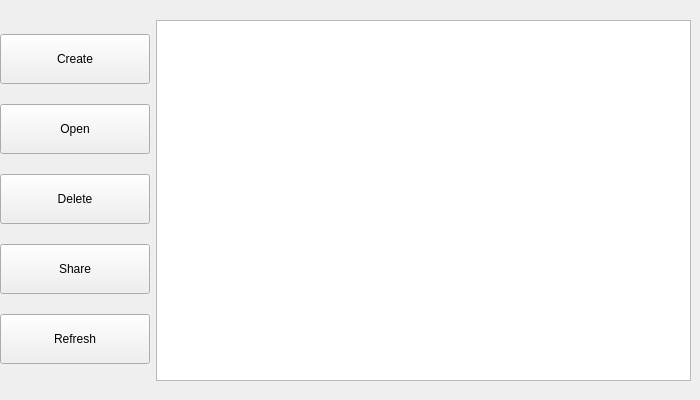
<?xml version="1.0" encoding="UTF-8"?>
<ui version="4.0">
 <class>menu</class>
 <widget class="QWidget" name="menu">
  <property name="geometry">
   <rect>
    <x>0</x>
    <y>0</y>
    <width>700</width>
    <height>400</height>
   </rect>
  </property>
  <property name="windowTitle">
   <string>Form</string>
  </property>
  <widget class="QWidget" name="layoutWidget">
   <property name="geometry">
    <rect>
     <x>0</x>
     <y>20</y>
     <width>691</width>
     <height>361</height>
    </rect>
   </property>
   <layout class="QHBoxLayout" name="horizontalLayout">
    <item>
     <layout class="QVBoxLayout" name="verticalLayout">
      <item>
       <widget class="QPushButton" name="createButton">
        <property name="sizePolicy">
         <sizepolicy hsizetype="Fixed" vsizetype="Fixed">
          <horstretch>0</horstretch>
          <verstretch>0</verstretch>
         </sizepolicy>
        </property>
        <property name="maximumSize">
         <size>
          <width>150</width>
          <height>50</height>
         </size>
        </property>
        <property name="baseSize">
         <size>
          <width>50</width>
          <height>50</height>
         </size>
        </property>
        <property name="text">
         <string>Create</string>
        </property>
       </widget>
      </item>
      <item>
       <widget class="QPushButton" name="openButton">
        <property name="sizePolicy">
         <sizepolicy hsizetype="Fixed" vsizetype="Fixed">
          <horstretch>0</horstretch>
          <verstretch>0</verstretch>
         </sizepolicy>
        </property>
        <property name="maximumSize">
         <size>
          <width>150</width>
          <height>50</height>
         </size>
        </property>
        <property name="text">
         <string>Open</string>
        </property>
       </widget>
      </item>
      <item>
       <widget class="QPushButton" name="deleteButton">
        <property name="sizePolicy">
         <sizepolicy hsizetype="Fixed" vsizetype="Fixed">
          <horstretch>0</horstretch>
          <verstretch>0</verstretch>
         </sizepolicy>
        </property>
        <property name="maximumSize">
         <size>
          <width>150</width>
          <height>50</height>
         </size>
        </property>
        <property name="text">
         <string>Delete</string>
        </property>
       </widget>
      </item>
      <item>
       <widget class="QPushButton" name="shareButton">
        <property name="sizePolicy">
         <sizepolicy hsizetype="Fixed" vsizetype="Fixed">
          <horstretch>0</horstretch>
          <verstretch>0</verstretch>
         </sizepolicy>
        </property>
        <property name="maximumSize">
         <size>
          <width>150</width>
          <height>50</height>
         </size>
        </property>
        <property name="text">
         <string>Share</string>
        </property>
       </widget>
      </item>
      <item>
       <widget class="QPushButton" name="refreshButton">
        <property name="sizePolicy">
         <sizepolicy hsizetype="Fixed" vsizetype="Fixed">
          <horstretch>0</horstretch>
          <verstretch>0</verstretch>
         </sizepolicy>
        </property>
        <property name="minimumSize">
         <size>
          <width>150</width>
          <height>50</height>
         </size>
        </property>
        <property name="maximumSize">
         <size>
          <width>150</width>
          <height>50</height>
         </size>
        </property>
        <property name="text">
         <string>Refresh</string>
        </property>
       </widget>
      </item>
     </layout>
    </item>
    <item>
     <widget class="QTableWidget" name="documentsTable"/>
    </item>
   </layout>
  </widget>
 </widget>
 <resources/>
 <connections/>
</ui>
